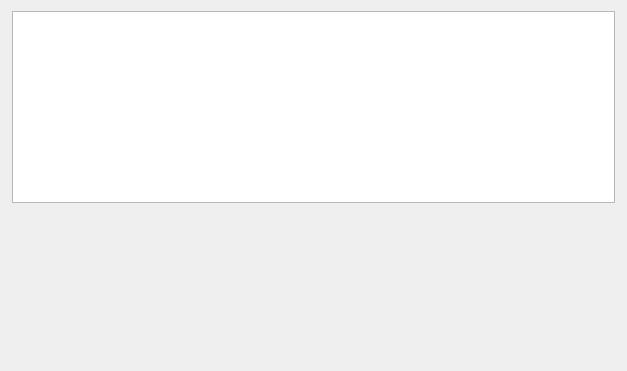
<?xml version="1.0" encoding="UTF-8"?>
<ui version="4.0">
 <class>PrivacyForm</class>
 <widget class="QWidget" name="PrivacyForm">
  <property name="geometry">
   <rect>
    <x>0</x>
    <y>0</y>
    <width>627</width>
    <height>371</height>
   </rect>
  </property>
  <property name="windowTitle">
   <string>Form</string>
  </property>
  <layout class="QVBoxLayout" name="verticalLayout">
   <property name="leftMargin">
    <number>12</number>
   </property>
   <property name="rightMargin">
    <number>12</number>
   </property>
   <item>
    <widget class="ItemListWidget" name="privacyControlListWidget"/>
   </item>
   <item>
    <spacer name="verticalSpacer">
     <property name="orientation">
      <enum>Qt::Vertical</enum>
     </property>
     <property name="sizeHint" stdset="0">
      <size>
       <width>20</width>
       <height>40</height>
      </size>
     </property>
    </spacer>
   </item>
  </layout>
 </widget>
 <customwidgets>
  <customwidget>
   <class>ItemListWidget</class>
   <extends>QListView</extends>
   <header>FWAdminLib/Configurator/ItemListWidget.h</header>
  </customwidget>
 </customwidgets>
 <resources/>
 <connections/>
</ui>
